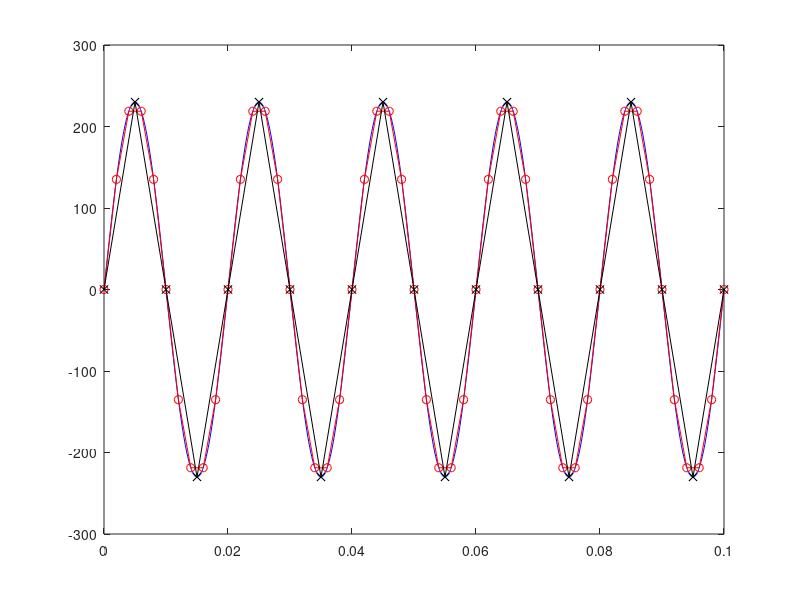
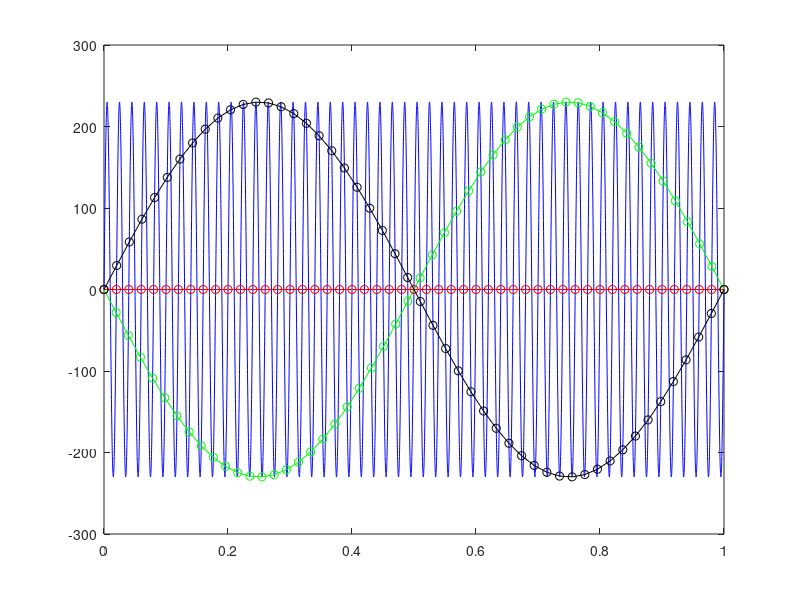
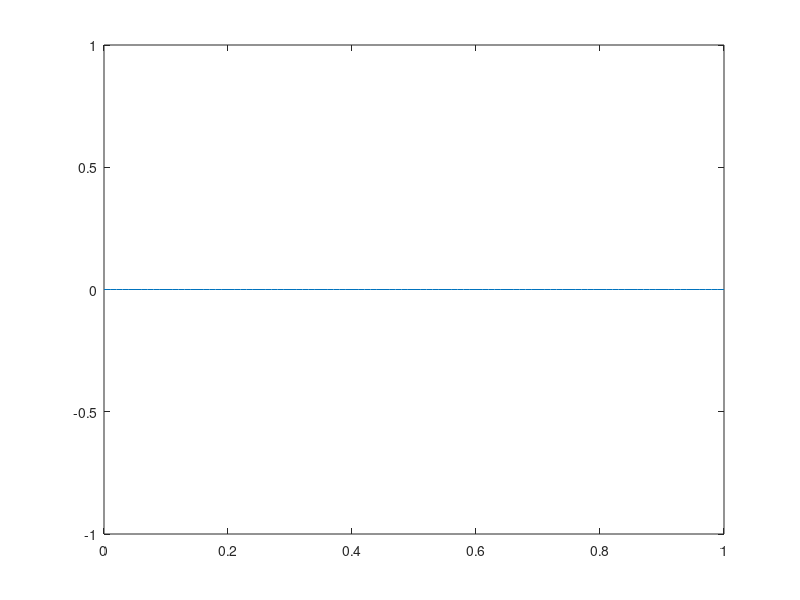

Write MATLAB code to recreate these figures, in order. (Note: this script raises an error after producing the figures.)
%A
n1 = 0:1000;
n2 = 0:50;
n3 = 0:20;
dt1 = 1/10000;
dt2 = 1/500;
dt3 = 1/200;
A = 230;
f = 50;
y1 = A*sin(2*pi*50*dt1*n1); %probka x200 w T
y2 = A*sin(2*pi*50*dt2*n2); %probka x10 w T
y3 = A*sin(2*pi*50*dt3*n3); %probka x4 w T
plot(dt1*n1, y1, "b-");
hold on
plot(dt2*n2, y2, "r-o");
plot(dt3*n3, y3, "k-x");

%B

n1 = 0:10000;
n2 = 0:51;
n3 = 0:50;
n4 = 0:49;
dt1 = 1/10000;
dt2 = 1/51;
dt3 = 1/50;
dt4 = 1/49;
y1 = A*sin(2*pi*50*dt1*n1); %probka x200 w T
y2 = A*sin(2*pi*50*dt2*n2); %probka 50/51 troche szybciej niz T
y3 = A*sin(2*pi*50*dt3*n3); %probka 50/50 co T
y4 = A*sin(2*pi*50*dt4*n4); %probka 50/49 troche wolniej niz T
figure;
plot(dt1*n1, y1, "b-");
hold on
plot(dt2*n2, y2, "g-o");
plot(dt3*n3, y3, "r-o");
plot(dt4*n4, y4, "k-o");

%C

fs = 100;
dt = 1/100;
n = 0:100;
t = dt*n;
counter = 1;
freq1 = [];
freq2 = [];
color = ["g-o", "r-o", "k-o"];
figure;
for i = 0:5:300
    plot(t, sin(2*pi*i*t))
    title(counter, "sin");
    pause();
    counter = counter + 1;
    if mod(i,100) == 5
       freq1 = [freq1, i]; 
    
    elseif mod(i, 100) == 95
        freq2 = [freq2, i];
    end
end
figure
for i = 1:3
    plot(t, sin(2*pi*freq1(i)*t), color(i))
    hold on
end
title("5, 105, 205, sin")
figure
for i = 1:3
    plot(t, sin(2*pi*freq2(i)*t), color(i))
    hold on
end
title("95, 195, 295, sin")

figure 
plot(t, sin(2*pi*freq1(2)*t), "g-x")
hold on
plot(t, sin(2*pi*freq2(1)*t), "b-x")
title("95, 105 sin")

figure;
for i = 0:5:300
    plot(t, cos(2*pi*i*t))
    title(counter, "cos");
    pause();
    counter = counter + 1;
    if mod(i,100) == 5
       freq1 = [freq1, i]; 
    
    elseif mod(i, 100) == 95
        freq2 = [freq2, i];
    end
end  
figure
for i = 1:3
    plot(t, cos(2*pi*freq1(i)*t), color(i))
    hold on
end
title("5, 105, 205, cos")
figure
for i = 1:3
    plot(t, cos(2*pi*freq2(i)*t), color(i))
    hold on
end
title("95, 195, 295, cos")

figure 
plot(t, cos(2*pi*freq1(2)*t), "g-x")
hold on
plot(t, cos(2*pi*freq2(1)*t), "b-x")
title("95, 105, sin")
